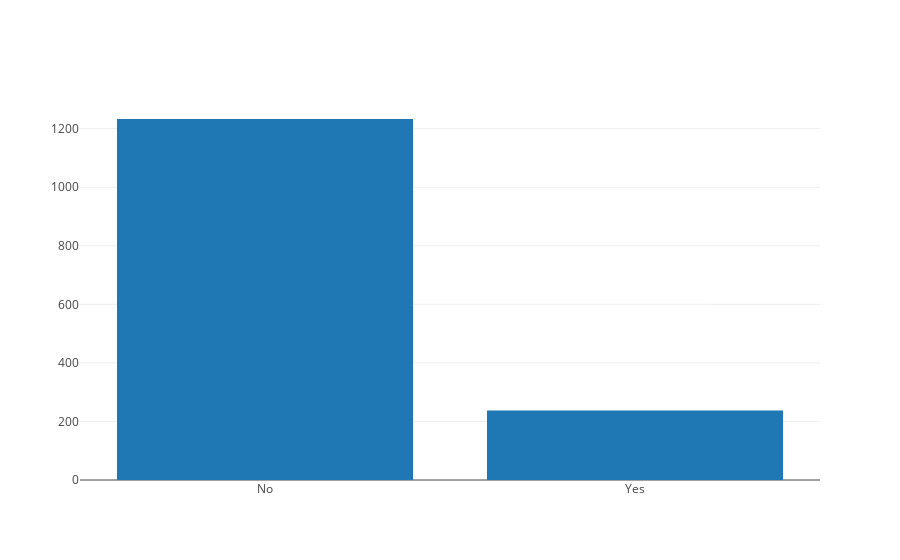

The cell this chart's notebook holds for it:
### Markdown cell above
然而，如果检查 Yes 和 No 的数量就会发现，数据有非常大的偏差

### Code cell
data = [go.Bar(
            x=attrition["Attrition"].value_counts().index.values,
            y= attrition["Attrition"].value_counts().values
    )]

py.iplot(data, filename='basic-bar')

### Figure 1 — Plotly figure (JSON) as saved in the notebook; plotly's stock layout.template omitted (floating-point values rounded to 4 significant figures)
{"data": [{"type": "bar", "x": ["No", "Yes"], "y": [1233, 237]}], "layout": {}}
